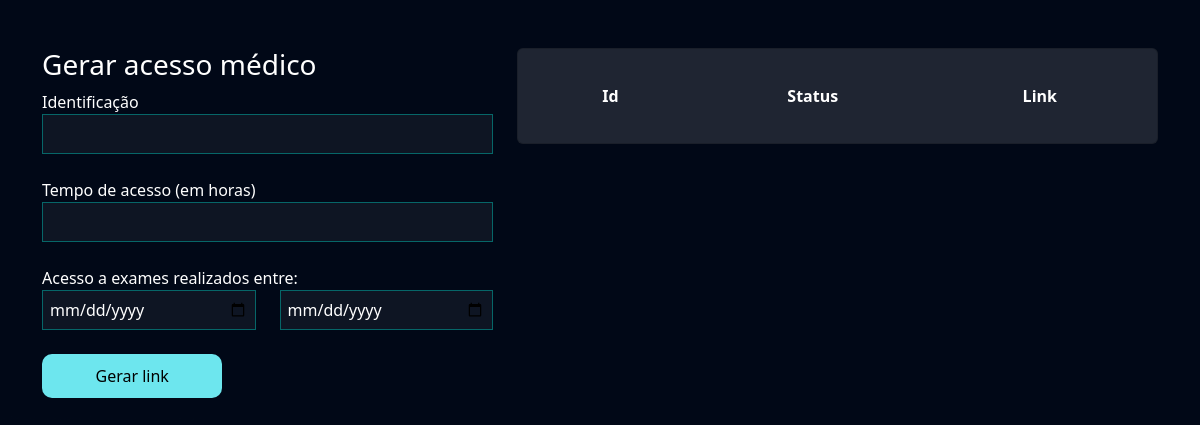
Page /exames/gerar_acesso_medico (signed in) on the earlier database version.
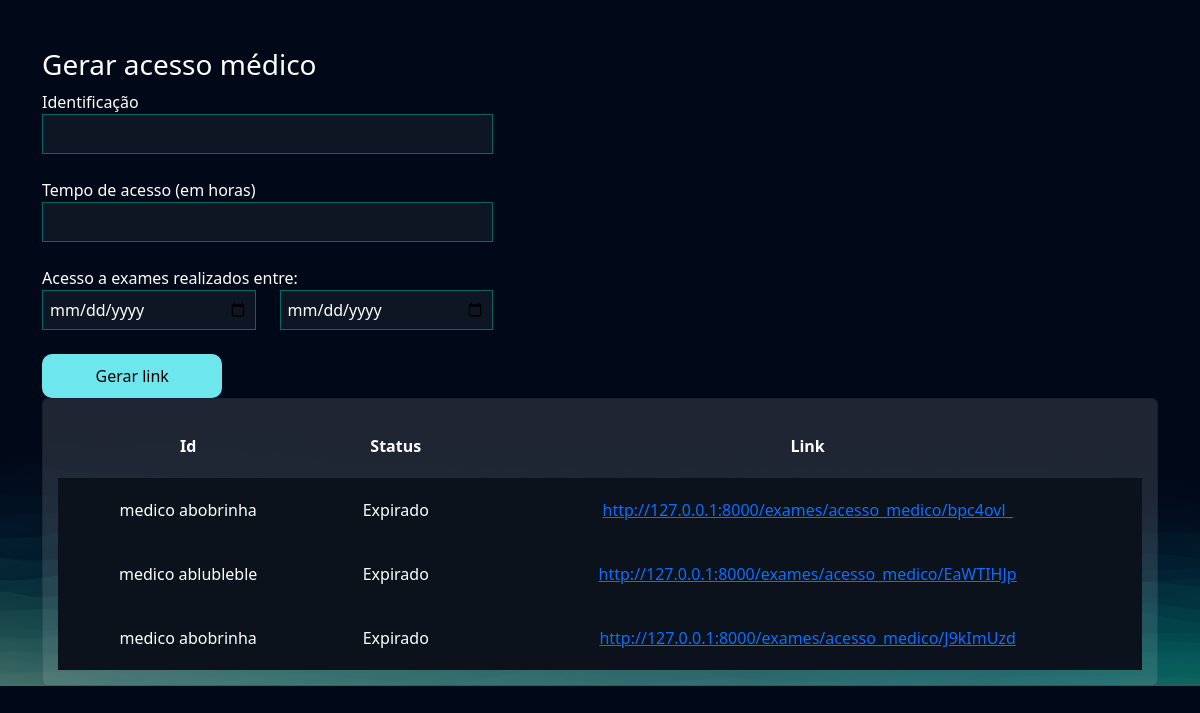
Same page on the later database version.
### exames/models.py (models this page shows, shortened)
class AcessoMedico(models.Model):
    usuario = models.ForeignKey(User, on_delete=models.DO_NOTHING)
    identificacao = models.CharField(max_length=50)
    tempo_de_acesso = models.IntegerField() # Em horas
    criado_em = models.DateTimeField()
    data_exames_iniciais = models.DateField()
    data_exames_finais = models.DateField()
    token = models.CharField(max_length=20, null=True, blank=True)
    @property
    def status(self):
        if timezone.now() > (self.criado_em + timedelta(hours=self.tempo_de_acesso)):
            return "Expirado"
        else:
            return "Ativo"
    @property
    def url(self):
        return f'http://127.0.0.1:8000/exames/acesso_medico/{self.token}'

### exames/views.py (the view, shortened to what this page needs)
# urls.py: path('gerar_acesso_medico', views.gerar_acesso_medico, name="gerar_acesso_medico"),
@login_required
def gerar_acesso_medico(request):
    if request.method =="GET":
        acessos_medicos = AcessoMedico.objects.filter(usuario=request.user)
        return render(request, 'gerar_acesso_medico.html', {'acessos_medicos': acessos_medicos})

### exames/templates/gerar_acesso_medico.html (shortened to what this page needs)
{% extends "bases/base.html" %}
{% load static %}
{% block 'head' %}
    <link href="{% static 'exames/css/exames.css' %}" rel="stylesheet">
    <link href="{% static 'exames/css/gerenciar_pedidos.css' %}" rel="stylesheet">
{% endblock 'head' %}
{% block 'conteudo' %}
    <br>
    <br>
    <div class="container">
        <div class="row">
            <div class="col-md-5">
                <h3>Gerar acesso médico</h3>
                <form action="{% url "gerar_acesso_medico" %}" method="POST">
                    <label for="">Identificação</label>
                    <br>
                    <input style="width: 100%" type="text" name="identificacao" id="" class="input-default">
                    <br>
                    <br>
                    <label for="">Tempo de acesso (em horas)</label>
                    <br>
                    <input style="width: 100%" type="number" name="tempo_de_acesso" id="" class="input-default">
                    <br>
                    <br>
                    <div class="row">
                        <label for="">Acesso a exames realizados entre:</label>
                        <div class="col-md">
                            <input style="width: 100%" type="date" name="data_exame_inicial" id="" class="input-default">
                        </div>
                        <div class="col-md">
                            <input style="width: 100%" type="date" name="data_exame_final" id="" class="input-default">
                            <br>
                            <br>
                        </div>
                    </div>
                    <input style="width: 40%" type="submit" class="btn-default" value="Gerar link">
                </form>
            </div>
            <div class="col-md">
                <div class="card">
                    <table style="text-align: center">
                        <tr>
                          <th>Id</th>
                          <th>Status</th>
                          <th>Link</th>
                        </tr>
                        {% for acesso in acessos_medicos %}
                            <tr class="linha-tabela">
                                <td>{{ acesso.identificacao }}</td>
                                <td>{{ acesso.status }}</td>
                                <td><a href="{{acesso.url}}">{{acesso.url}}</a></td>
                            </tr>
                        {% endfor %}
                    </table>
                </div>
            </div>
        </div>
    </div>
{% endblock 'conteudo' %}

Differences in the rows shown:
added AcessoMedico: identificacao "medico abobrinha", status "Expirado", url "http://127.0.0.1:8000/exames/acesso_medico/bpc4ovl_"
added AcessoMedico: identificacao "medico ablubleble", status "Expirado", url "http://127.0.0.1:8000/exames/acesso_medico/EaWTIHJp"
added AcessoMedico: identificacao "medico abobrinha", status "Expirado", url "http://127.0.0.1:8000/exames/acesso_medico/J9kImUzd"
